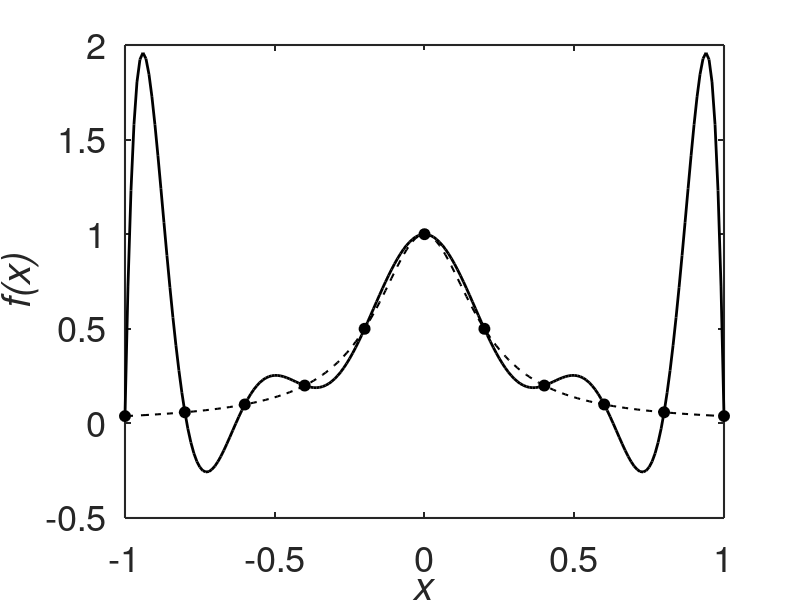

The MATLAB source for this figure:
set(0,'defaultaxeslinewidth',1.5);
set(0,'defaultaxesfontsize',26);

n=11  % use n=11 for figure

clf;
x=[-1:2/(n-1):1];
xx=[-1:0.01:1];
f=1./(1+25*x.^2);
ff=1./(1+25*xx.^2);
[p,s]=polyfit(x,f,n-1);
hold on
h1=plot(x,f,'ko','markerfacecolor','k','markersize',8);
plot(xx,ff,'k--','linewidth',1.5);
plot(xx,polyval(p,xx),'k-','linewidth',2);
hold off
box on
xlabel('x','fontangle','italic')
ylabel('f(x)','fontangle','italic')



% set(gca,'position',[0.15    0.12    0.7750    0.8150])
% print -deps polyappr.eps
